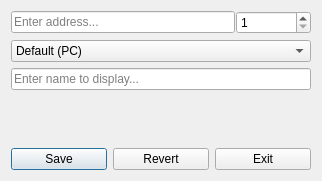
<?xml version="1.0" encoding="UTF-8"?>
<ui version="4.0">
 <class>BackendConfigurationDialog</class>
 <widget class="QDialog" name="BackendConfigurationDialog">
  <property name="geometry">
   <rect>
    <x>0</x>
    <y>0</y>
    <width>322</width>
    <height>181</height>
   </rect>
  </property>
  <property name="windowTitle">
   <string>Dialog</string>
  </property>
  <layout class="QVBoxLayout" name="verticalLayout">
   <item>
    <layout class="QHBoxLayout" name="horizontalLayout" stretch="3,1">
     <property name="spacing">
      <number>1</number>
     </property>
     <item>
      <widget class="QLineEdit" name="lineEditAddress">
       <property name="placeholderText">
        <string>Enter address...</string>
       </property>
      </widget>
     </item>
     <item>
      <widget class="QSpinBox" name="spinBoxPort">
       <property name="minimum">
        <number>1</number>
       </property>
       <property name="maximum">
        <number>65535</number>
       </property>
      </widget>
     </item>
    </layout>
   </item>
   <item>
    <widget class="QComboBox" name="comboBoxType">
     <property name="layoutDirection">
      <enum>Qt::LeftToRight</enum>
     </property>
     <item>
      <property name="text">
       <string>Default (PC)</string>
      </property>
     </item>
     <item>
      <property name="text">
       <string>Android</string>
      </property>
     </item>
    </widget>
   </item>
   <item>
    <widget class="QLineEdit" name="lineEditName">
     <property name="placeholderText">
      <string>Enter name to display...</string>
     </property>
    </widget>
   </item>
   <item>
    <spacer name="verticalSpacer">
     <property name="orientation">
      <enum>Qt::Vertical</enum>
     </property>
     <property name="sizeHint" stdset="0">
      <size>
       <width>20</width>
       <height>40</height>
      </size>
     </property>
    </spacer>
   </item>
   <item>
    <layout class="QHBoxLayout" name="horizontalLayout_2">
     <item>
      <widget class="QPushButton" name="pushButtonSave">
       <property name="text">
        <string>Save</string>
       </property>
      </widget>
     </item>
     <item>
      <widget class="QPushButton" name="pushButtonRevert">
       <property name="text">
        <string>Revert</string>
       </property>
      </widget>
     </item>
     <item>
      <widget class="QPushButton" name="pushButtonExit">
       <property name="text">
        <string>Exit</string>
       </property>
      </widget>
     </item>
    </layout>
   </item>
  </layout>
 </widget>
 <resources/>
 <connections/>
</ui>
